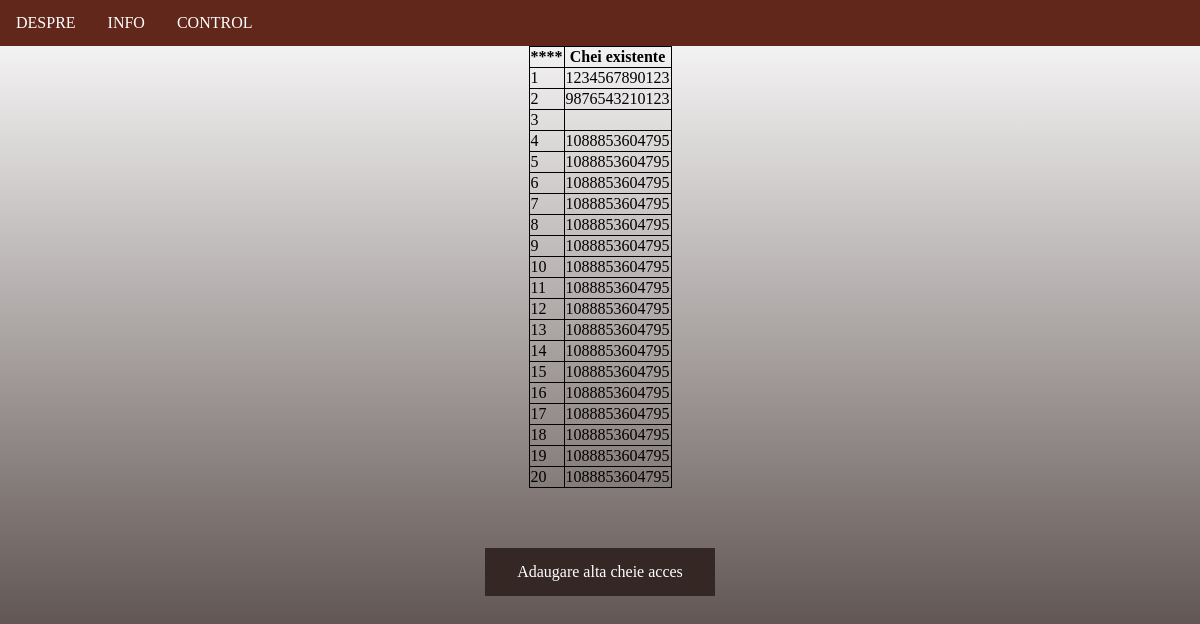
Before: /interface/display_current_keys (signed in) with the older database file.
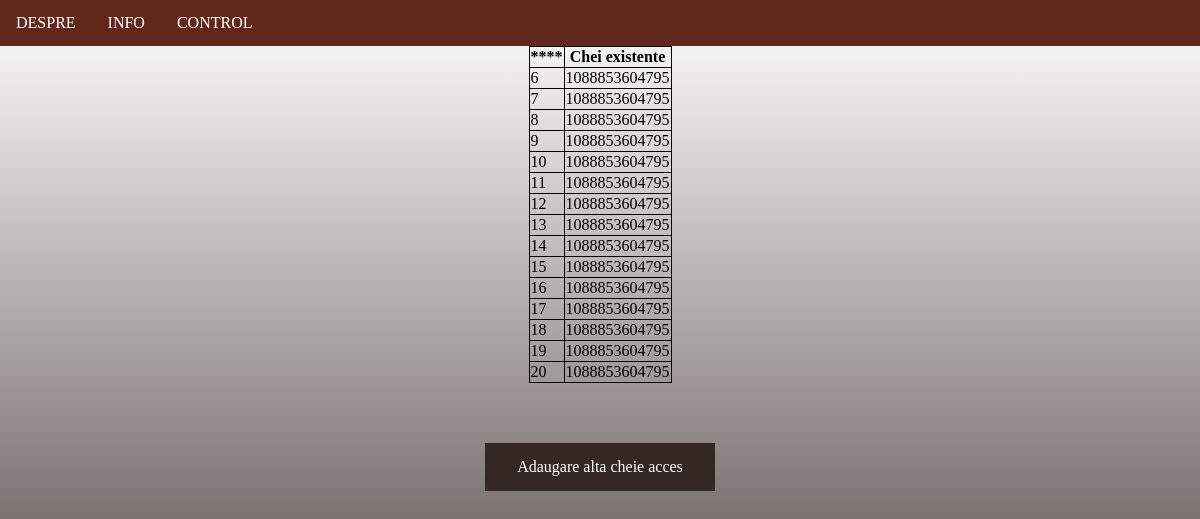
After: the same page with the newer database file.
### interface/models.py (models this page shows)
class RFIDKeysModel(models.Model):
    key = models.CharField(max_length=13, blank=True)

### interface/views.py (the view)
# urls.py: path('display_current_keys', views.display_current_keys, name='display_current_keys'),
@login_required
def display_current_keys(request):
    queryset = RFIDKeysModel.objects.all()
    return render(request, 'registration/display_current_keys.html', {'queryset':queryset})

### templates/registration/display_current_keys.html (shortened to what this page needs)
{% extends 'base.html' %}
    {% block head %}
    <link href="/static/css/style.css" rel="stylesheet">
    <header>
        <div class="container">
                <ul class="ul">
                            <li class="li"><a href="{% url 'home' %}"><font face="Euphemia">DESPRE</font></a></li>
                            <li class="li"><a href="{% url 'interface:render_info_page' %}"><font face="Euphemia">INFO</font></a></li>
                            <li class="li"><a href="{% url 'interface:render_control_page' %}"><font face="Euphemia">CONTROL</font></a></li>
                </ul>
        </div>
    </header>
    {% endblock %}
    {% block content %}
    <div="h2">
    <table align="center", style="border-collapse:collapse;border:1px solid black;">
    <thead>
      <tr style="border-collapse:collapse;border:1px solid black;">
          <th>****</th>
          <th style="border-collapse:collapse;border:1px solid black;">Chei existente</th>
      </tr>
    </thead>
      <tbody>
      {% for item in queryset %}
        <tr style="border-collapse:collapse;border:1px solid black;">
            <td style="border-collapse:collapse;border:1px solid black;"> {{ item.id  }}  </td>
            <td style="border-collapse:collapse;border:1px solid black;"> {{ item.key  }}  </td>
        </tr>
      {% endfor %}
    </tbody>
  </table>
    </div>
     <div class="h2">
      <a href="{% url 'interface:add_new_key' %}" class="buttonfilter">Adaugare alta cheie acces </a></div>
    {% endblock %}

Changed rows visible on the page:
removed RFIDKeysModel: id "1", key "1234567890123"
removed RFIDKeysModel: id "2", key "9876543210123"
removed RFIDKeysModel: id "3"
removed RFIDKeysModel: id "4", key "1088853604795"
removed RFIDKeysModel: id "5", key "1088853604795"
